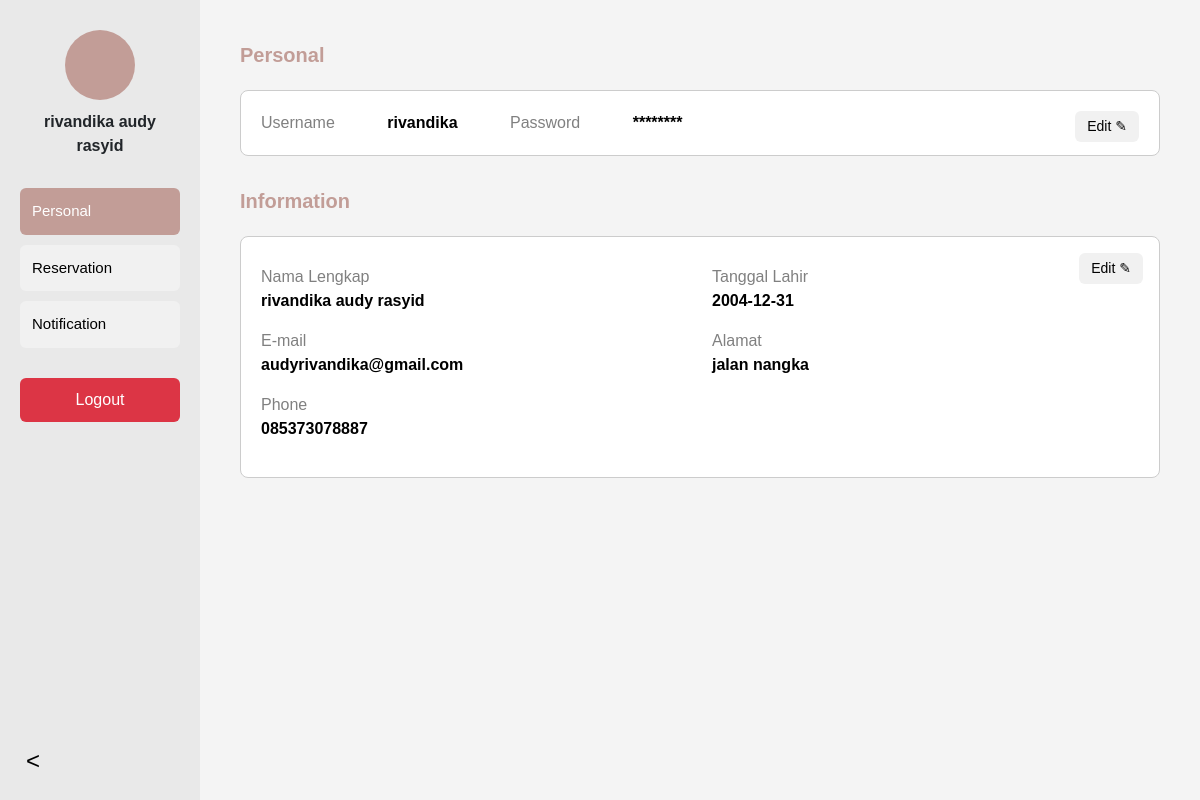
Page /user/personal.php (signed in) on the committed database.
### tables this page shows
CREATE TABLE `user` (
  `id_user` int(11) NOT NULL,
  `email_user` varchar(100) NOT NULL,
  `username_user` varchar(100) NOT NULL,
  `password_user` varchar(100) NOT NULL,
  `nama_user` varchar(100) NOT NULL,
  `tanggallahir_user` varchar(100) NOT NULL,
  `nomer_hp` varchar(100) NOT NULL,
  `alamat` varchar(100) NOT NULL
);

### user/personal.php (the view, shortened to what this page needs)
<?php
include '../proses/koneksi.php';
$username = $_SESSION['username'];
$query = "SELECT * FROM user WHERE username_user = ?";
$stmt = mysqli_prepare($koneksi, $query);
mysqli_stmt_bind_param($stmt, "s", $username);
mysqli_stmt_execute($stmt);
$result = mysqli_stmt_get_result($stmt);
$data = mysqli_fetch_assoc($result);
$nama_lengkap = $data['nama_user'];
$email = $data['email_user'];
$tgl_lahir = $data['tanggallahir_user'];
$hp = $data['nomer_hp'];
$alamat = $data['alamat'];
?>
<!DOCTYPE html>
<html lang="en">
<head>
  <link href="https://cdn.jsdelivr.net/npm/bootstrap@5.0.2/dist/css/bootstrap.min.css" rel="stylesheet"/>
</head>
<body>
<div class="container-fluid">
  <div class="row">
    <div class="col-2 sidebar">
      <div class="profile">
        <div class="circle"></div>
        <p><strong><?php echo $nama_lengkap ?: $username; ?></strong></p>
      </div>
      <a href = "personal.php"><button class="nav-button active">Personal</button></a>
        <a href = "reservation.php"><button class="nav-button" >Reservation</button></a>
        <a href = "notification.php"><button class="nav-button">Notification</button></a>
        <?php if (isset($_SESSION['username'])): ?>
          <form action="../proses/logout.php" method="post" style="margin-top: 20px;">
            <button type="submit" class="btn-logout-sidebar" style="width:100%;">Logout</button>
          </form>
        <?php endif; ?>
        <a href = "home.php"><button class="back-btn"><</button></a>
    </div>
    <div class="col-10 content">
      <div class="section-title">Personal</div>
      <div class="box">
        <span class="info-label me-5">Username</span>
        <span class="info-value me-5"><?php echo $username; ?></span>
        <span class="info-label me-5">Password</span>
        <span class="info-value">********</span>
        <button class="edit-btn" data-bs-toggle="modal" data-bs-target="#editAccountModal">Edit ✎</button>
      </div>
      <div class="section-title">Information</div>
      <div class="box position-relative">
        <button class="edit-btn position-absolute top-0 end-0 mt-3 me-3" data-bs-toggle="modal" data-bs-target="#editProfileModal">
          Edit ✎
        </button>
        <div class="row mt-2">
          <div class="col-md-6">
            <p><span class="info-label">Nama Lengkap</span><br><span class="info-value"><?php echo $nama_lengkap; ?></span></p>
            <p><span class="info-label">E-mail</span><br><span class="info-value"><?php echo $email; ?></span></p>
            <p><span class="info-label">Phone</span><br><span class="info-value"><?php echo $hp; ?></span></p>
          </div>
          <div class="col-md-6">
            <p><span class="info-label">Tanggal Lahir</span><br><span class="info-value"><?php echo $tgl_lahir; ?></span></p>
            <p><span class="info-label">Alamat</span><br><span class="info-value"><?php echo $alamat; ?></span></p>
          </div>
        </div>
      </div>
    </div>
  </div>
</div>
<link rel="stylesheet" href="https://cdn.jsdelivr.net/npm/bootstrap-icons@1.10.5/font/bootstrap-icons.css">
</body>
</html>

### user/personal.php (style rules this page uses)
body { font-family: Arial, sans-serif; background-color: #f4f4f4; }
.sidebar { height: 100vh; background-color: #e9e9e9; padding: 30px 20px; }
.sidebar .profile { text-align: center; margin-bottom: 30px; }
.sidebar .profile .circle { width: 70px; height: 70px; background-color: #c29d97; border-radius: 50%; margin: 0 auto 10px auto; }
.nav-button { width: 100%; background-color: #f1f1f1; border: none; padding: 12px; text-align: left; margin-bottom: 10px; border-radius: 6px; font-size: 15px; display: flex; align-items: center; gap: 10px; }
.nav-button.active { background-color: #c29d97; color: white; }
.content { padding: 40px; }
.box { background-color: white; border: 1px solid #ccc; border-radius: 8px; padding: 20px; margin-bottom: 30px; }
.section-title { font-weight: bold; color: #c29d97; margin-bottom: 20px; font-size: 20px; }
.info-label { font-weight: normal; color: gray; }
.info-value { font-weight: bold; color: black; }
.edit-btn { float: right; background-color: #f1f1f1; border: none; border-radius: 6px; padding: 5px 12px; font-size: 14px; }
.back-btn { position: absolute; bottom: 20px; left: 20px; font-size: 24px; background: none; border: none; cursor: pointer; }
.sidebar a { text-decoration: none !important; }
.sidebar button { text-decoration: none !important; }
.btn-logout-sidebar { background-color: #dc3545; color: white; border: none; padding: 10px; border-radius: 6px; cursor: pointer; transition: all 0.3s ease; margin-top: 10px; }

### rows in the picture
user: nama_user "rivandika audy rasyid", email_user "audyrivandika@gmail.com", nomer_hp "085373078887", tanggallahir_user "2004-12-31", alamat "jalan nangka"

### other values in the picture
$username "rivandika"
